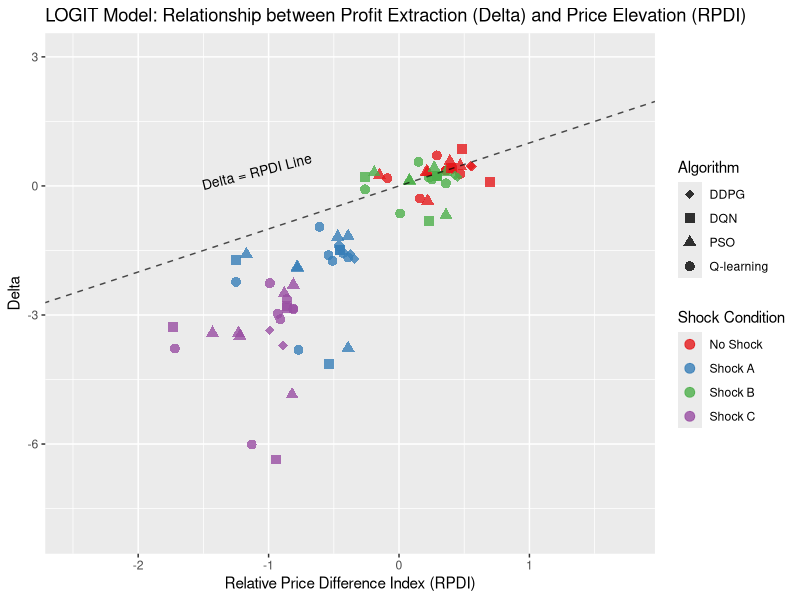
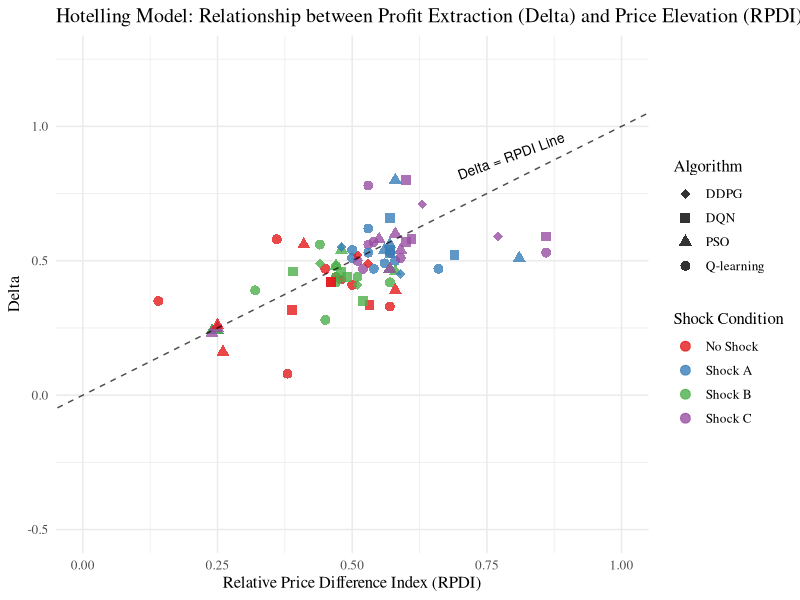
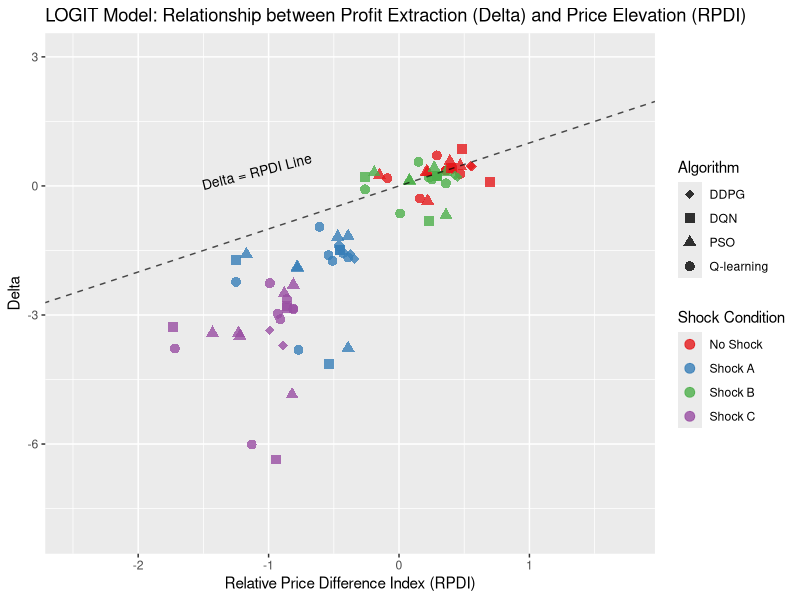
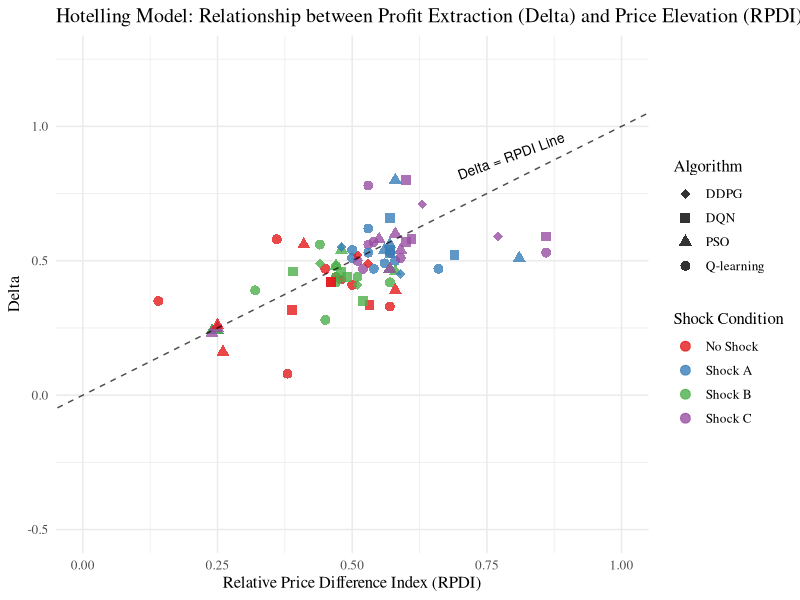

Write R code to recreate these figures, in order.
## ---- chunk 1
library(ggplot2)
library(tidyverse)
## ---- chunk 2
df <- read.csv("./all_tables.csv")

df %>% 
  sample_n(10)
## ---- chunk 3
df_long <- df %>%
  pivot_longer(
    cols = c(Agent1_Delta, Agent2_Delta, Agent1_RPDI, Agent2_RPDI),
    names_to = c("Agent", ".value"),
    names_sep = "_",
    values_to = c("Delta", "RPDI")
  ) %>%
  mutate(Agent = ifelse(Agent == "Agent1", "Agent 1", "Agent 2"),
         Shock = factor(Shock, levels = c("0", "A", "B", "C"),
                       labels = c("No Shock", "Shock A", "Shock B", "Shock C"))) %>%
  mutate(
    Algorithm = case_when(
      str_detect(Matchup, "^Q vs") ~ "qlearning",
      str_detect(Matchup, "^DQN vs") ~ "dqn", 
      str_detect(Matchup, "^PSO vs") ~ "pso",
      str_detect(Matchup, "^DDPG vs") ~ "ddpg",
      TRUE ~ "other"
    )
  )
## ---- chunk 4

logit_plot <- df_long %>%
  filter(Model == "LOGIT") %>%
  ggplot(aes(x = RPDI, y = Delta, color = Shock, shape = Algorithm)) +
  geom_point(size = 3, alpha = 0.8) +
  labs(
    title = "LOGIT Model: Relationship between Profit Extraction (Delta) and Price Elevation (RPDI)",
    x = "Relative Price Difference Index (RPDI)",
    y = "Delta",
    color = "Shock Condition",
    shape = "Algorithm"
  ) +
  geom_abline(intercept = 0, slope = 1, linetype = "dashed", 
              color = "black", linewidth = 0.5, alpha = 0.7) +
  annotate("text", x = -1.5, y = -0.1, label = "Delta = RPDI Line", 
           color = "black", size = 3.5, hjust = 0, vjust = 0, angle = 14) +
  xlim(-2.5, 1.75) + ylim(-8, 3) +
  scale_color_brewer(palette = "Set1") +
  scale_shape_manual(
    values = c(
      "qlearning" = 16,    # circle
      "dqn" = 15,          # square
      "pso" = 17,          # triangle
      "ddpg" = 18          # diamond
    ),
    labels = c(
      "qlearning" = "Q-learning",
      "dqn" = "DQN",
      "pso" = "PSO", 
      "ddpg" = "DDPG"
    )
  )

logit_plot <- logit_plot + theme_set(theme_minimal(base_family = "serif", base_size = 12))

ggsave("logit_plot.jpg", logit_plot, 
       width = 200, height = 150, units = "mm", dpi = 300)

logit_plot

## ---- chunk 5
hotelling_plot <- df_long %>%
  filter(Model == "HOTELLING") %>%
  ggplot(aes(x = RPDI, y = Delta, color = Shock, shape = Algorithm)) +
  geom_point(size = 3, alpha = 0.8) +
  labs(
    title = "Hotelling Model: Relationship between Profit Extraction (Delta) and Price Elevation (RPDI)",
    x = "Relative Price Difference Index (RPDI)",
    y = "Delta",
    color = "Shock Condition",
    shape = "Algorithm"
  ) +
  geom_abline(intercept = 0, slope = 1, linetype = "dashed", 
              color = "black", linewidth = 0.5, alpha = 0.7) +
  annotate("text", x = 0.7, y = 0.8, label = "Delta = RPDI Line", 
           color = "black", size = 3.5, hjust = 0, vjust = 0, angle = 20) +
  xlim(0, 1) + ylim(-0.5, 1.25) +
  scale_color_brewer(palette = "Set1") +
  scale_shape_manual(
    values = c(
      "qlearning" = 16,    # circle
      "dqn" = 15,          # square
      "pso" = 17,          # triangle
      "ddpg" = 18          # diamond
    ),
    labels = c(
      "qlearning" = "Q-learning",
      "dqn" = "DQN",
      "pso" = "PSO", 
      "ddpg" = "DDPG"
    )
  )

hotelling_plot <- hotelling_plot + theme_set(theme_minimal(base_family = "serif", base_size = 12))

ggsave("hotelling_plot.jpg", hotelling_plot, 
       width = 200, height = 150, units = "mm", dpi = 300)

hotelling_plot
## ---- chunk 6

